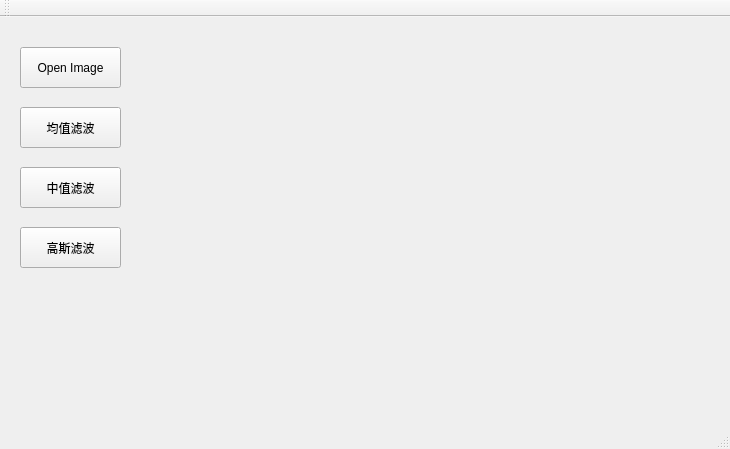
<?xml version="1.0" encoding="UTF-8"?>
<ui version="4.0">
 <class>MainWindow</class>
 <widget class="QMainWindow" name="MainWindow">
  <property name="geometry">
   <rect>
    <x>0</x>
    <y>0</y>
    <width>730</width>
    <height>449</height>
   </rect>
  </property>
  <property name="windowTitle">
   <string>MainWindow</string>
  </property>
  <widget class="QWidget" name="centralWidget">
   <widget class="QPushButton" name="OpenImageButton">
    <property name="geometry">
     <rect>
      <x>20</x>
      <y>30</y>
      <width>101</width>
      <height>41</height>
     </rect>
    </property>
    <property name="text">
     <string>Open Image</string>
    </property>
   </widget>
   <widget class="QPushButton" name="ProcessButton1">
    <property name="geometry">
     <rect>
      <x>20</x>
      <y>90</y>
      <width>101</width>
      <height>41</height>
     </rect>
    </property>
    <property name="text">
     <string>均值滤波</string>
    </property>
   </widget>
   <widget class="QLabel" name="DisplayLabel">
    <property name="geometry">
     <rect>
      <x>130</x>
      <y>30</y>
      <width>491</width>
      <height>291</height>
     </rect>
    </property>
    <property name="text">
     <string/>
    </property>
   </widget>
   <widget class="QPushButton" name="ProcessButton2">
    <property name="geometry">
     <rect>
      <x>20</x>
      <y>150</y>
      <width>101</width>
      <height>41</height>
     </rect>
    </property>
    <property name="text">
     <string>中值滤波</string>
    </property>
   </widget>
   <widget class="QPushButton" name="ProcessButton3">
    <property name="geometry">
     <rect>
      <x>20</x>
      <y>210</y>
      <width>101</width>
      <height>41</height>
     </rect>
    </property>
    <property name="text">
     <string>高斯滤波</string>
    </property>
   </widget>
  </widget>
  <widget class="QMenuBar" name="menuBar">
   <property name="geometry">
    <rect>
     <x>0</x>
     <y>0</y>
     <width>730</width>
     <height>23</height>
    </rect>
   </property>
  </widget>
  <widget class="QToolBar" name="mainToolBar">
   <attribute name="toolBarArea">
    <enum>TopToolBarArea</enum>
   </attribute>
   <attribute name="toolBarBreak">
    <bool>false</bool>
   </attribute>
  </widget>
  <widget class="QStatusBar" name="statusBar"/>
 </widget>
 <layoutdefault spacing="6" margin="11"/>
 <resources/>
 <connections/>
</ui>
